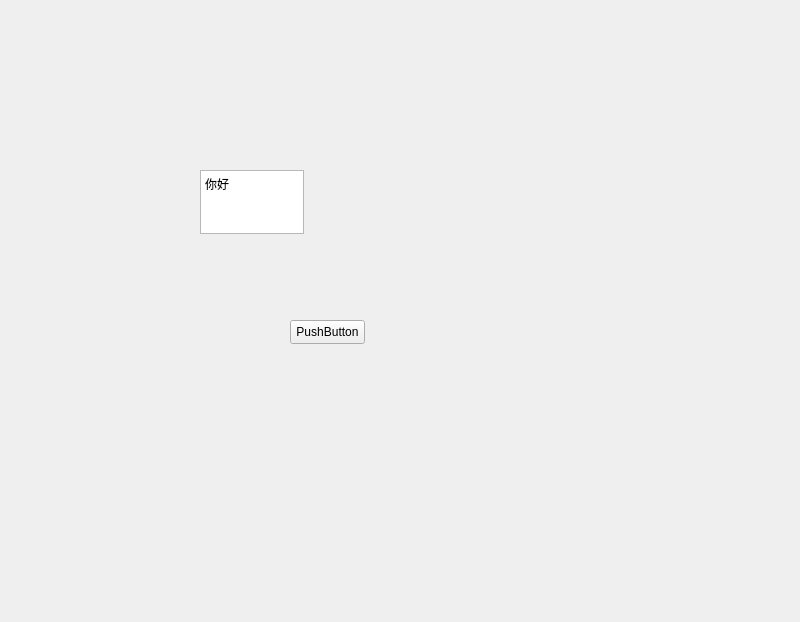
<?xml version="1.0" encoding="UTF-8"?>
<ui version="4.0">
 <class>Widget</class>
 <widget class="QWidget" name="Widget">
  <property name="geometry">
   <rect>
    <x>0</x>
    <y>0</y>
    <width>800</width>
    <height>622</height>
   </rect>
  </property>
  <property name="windowTitle">
   <string>DesignStudio</string>
  </property>
  <widget class="QPushButton" name="test_button">
   <property name="geometry">
    <rect>
     <x>290</x>
     <y>320</y>
     <width>75</width>
     <height>24</height>
    </rect>
   </property>
   <property name="text">
    <string>PushButton</string>
   </property>
  </widget>
  <widget class="QTextEdit" name="textEdit">
   <property name="geometry">
    <rect>
     <x>200</x>
     <y>170</y>
     <width>104</width>
     <height>64</height>
    </rect>
   </property>
   <property name="html">
    <string>&lt;!DOCTYPE HTML PUBLIC &quot;-//W3C//DTD HTML 4.0//EN&quot; &quot;http://www.w3.org/TR/REC-html40/strict.dtd&quot;&gt;
&lt;html&gt;&lt;head&gt;&lt;meta name=&quot;qrichtext&quot; content=&quot;1&quot; /&gt;&lt;meta charset=&quot;utf-8&quot; /&gt;&lt;style type=&quot;text/css&quot;&gt;
p, li { white-space: pre-wrap; }
hr { height: 1px; border-width: 0; }
li.unchecked::marker { content: &quot;\2610&quot;; }
li.checked::marker { content: &quot;\2612&quot;; }
&lt;/style&gt;&lt;/head&gt;&lt;body style=&quot; font-family:'Microsoft YaHei UI'; font-size:9pt; font-weight:400; font-style:normal;&quot;&gt;
&lt;p style=&quot; margin-top:0px; margin-bottom:0px; margin-left:0px; margin-right:0px; -qt-block-indent:0; text-indent:0px;&quot;&gt;你好&lt;/p&gt;&lt;/body&gt;&lt;/html&gt;</string>
   </property>
  </widget>
 </widget>
 <resources/>
 <connections/>
</ui>
